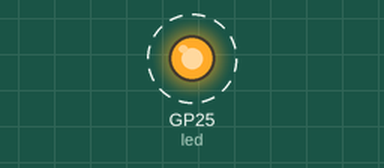
The program below on a simulated Raspberry Pi Pico running MicroPython. On the bench: output pins drawn as LEDs (lit = HIGH). Dashed ring = blinking. What the program prints to the serial console is not drawn.

Above: at 0.5 s.
Timing chart, 0 to 4.6 s (numbered marks = the images above):
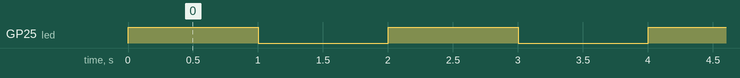

The program:

main.py
```python
from machine import Pin
import time

led = Pin('LED', Pin.OUT)

while True:
    led.toggle()
    print(led.value())
    time.sleep(1.0)
```

Measured:
- by itself, GP25 (led): alternates HIGH for 1.0 s and LOW for 1.0 s
